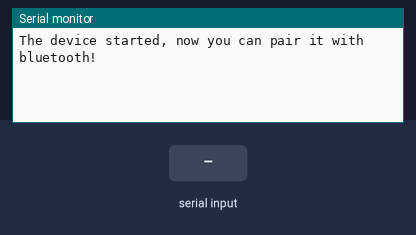
This sketch was run on a simulated ESP32. On the bench: the last lines printed to the serial monitor. The test bench sets the inputs (shaded band). Nothing arrives over Bluetooth unless stated.

Above: at 1.2 s.
1.3 s: "1\n" received over the second serial link
At 2.5 s:
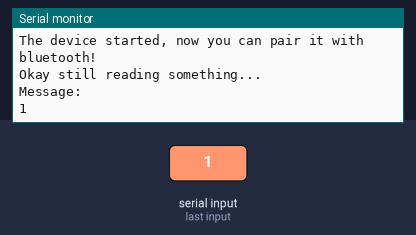
2.8 s: "0\n" received over the second serial link
At 3.9 s:
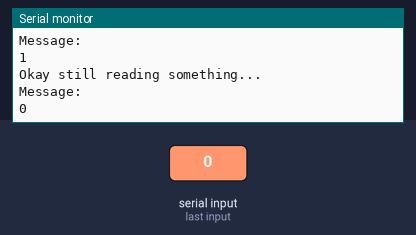
4.3 s: "2\n" received over the second serial link
At 5.3 s:
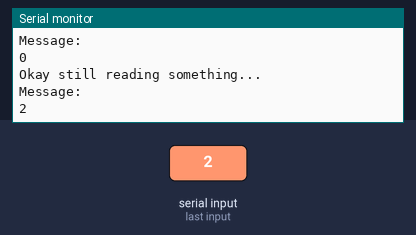

The sketch:

BluetoothTest.ino
```cpp
#include "BluetoothSerial.h"

#if !defined(CONFIG_BT_ENABLED) || !defined(CONFIG_BLUEDROID_ENABLED)
#error Bluetooth is not enabled! Please run `make menuconfig` to and enable it
#endif

#define INPUT_SIZE 11                           // Calculate based on max input size expected for one command

char input[INPUT_SIZE + 1];                     // Get next command from Serial (add 1 for final 0)
const byte numChars = 12;
char endMarker = '\n';
boolean newData = false;

BluetoothSerial SerialBT;

//----------------------------------------------------------------------------------
void setup() {
  Serial.begin(9600);
  SerialBT.begin("ESP32BTtest"); //Bluetooth device name
  Serial.println("The device started, now you can pair it with bluetooth!");
}
//----------------------------------------------------------------------------------

void loop() {

//--------------------READ COMMAND-----------------------------------

  recvWithStartEndMarkers();                    //receive serial input

  if (newData == true) {
      Serial.println("Message:");
      Serial.println(input[0]);
  }

//-------------------CLEAR VARIABLES--------------------------------------

  for (int i = 0; i <= INPUT_SIZE + 1; i++) {
    input[i] = '\0';
  }
  newData = false;

  delay(25); //not sure what this should be
}

//----------------------------------------------------------------------------------

void recvWithStartEndMarkers() {
  static byte ndx = 0;
  char rc;

  while (SerialBT.available() > 0) {
    rc = SerialBT.read();
    if (rc != endMarker) {
      input[ndx] = rc;
      ndx++;
      Serial.println("Okay still reading something...");
      if (ndx >= numChars) {              //is this necessary?
        ndx = numChars - 1;
      }
    }
    else {
      ndx = 0;
      newData = true;
    }
  }
}
```

Measured:
- after the input at 1.3 s, the serial monitor: prints a new line at once (image 1)
- after the input at 2.8 s, the serial monitor: prints a new line at once (image 2)
- after the input at 4.3 s, the serial monitor: prints a new line at once (image 3)
